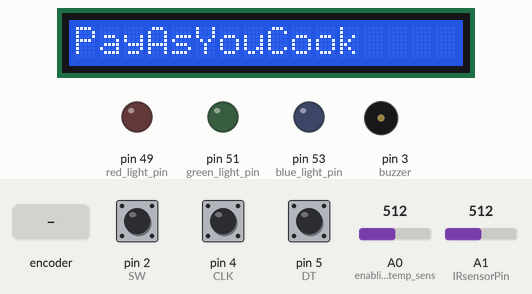
Recording of a sketch running on a simulated Arduino Mega 2560, built with avr-gcc and run on an emulated ATmega2560. On the bench: 16×1 character LCD, output pins drawn as LEDs (lit = HIGH), buzzer (waves = sounding, pin HIGH). The inputs (shaded band) are chosen by the test bench; at power-on: pin 2 (SW) HIGH, pin 4 (CLK) HIGH, pin 5 (DT) HIGH, A0 (enabling_analog_temp_sens) = 512, A1 (IRsensorPin) = 512. What the sketch prints to the serial monitor is not drawn.

Above: at 0.1 s.
1.8 s: rotary encoder on pin 4 (CLK) / pin 5 (DT) turned 1 step (first pin leading)
At 3.6 s:
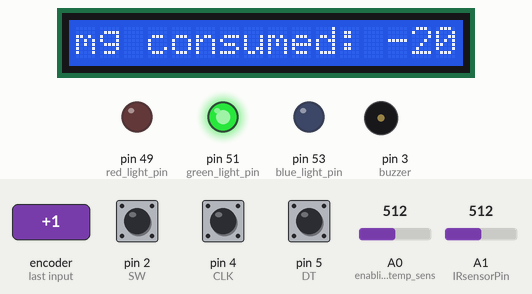
At 4.7 s:
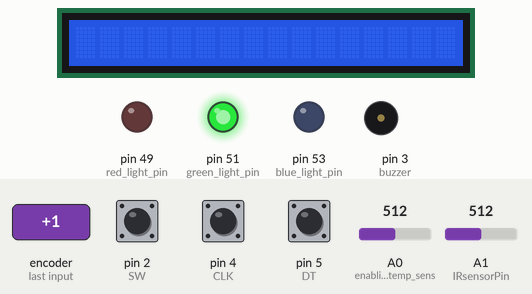
5.0 s: rotary encoder on pin 4 (CLK) / pin 5 (DT) turned 1 step (first pin leading)
At 5.6 s:
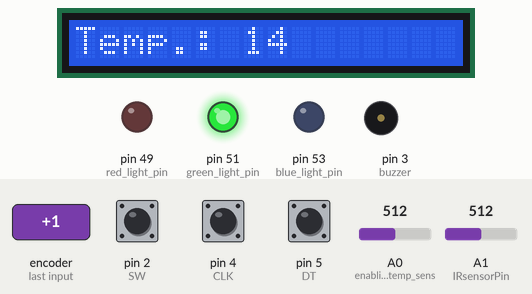
Timing chart, 0 to 8.0 s (numbered marks = the images above; inputs shaded):
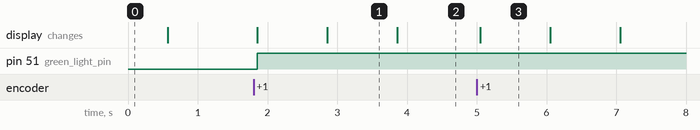

Measured:
- after the input at 1.8 s, pin 51 (green_light_pin): LOW → HIGH after 0.05 s; the display: first changes after 0.05 s (image 1 shows a later state)
- after the input at 5.0 s, the display: changes after 0.05 s (image 3)
- what the display in image 1 shows lasts 1.0 s, from 2.9 s to 3.9 s

The sketch:

arduino_codes.ino
```cpp
// Rotary Encoder Inputs
#define CLK 4
#define DT 5
#define SW 2
#include <LiquidCrystal.h>

const int rs = 7, en = 13, d4 = 11, d5 = 10, d6 = 9, d7 = 8;
LiquidCrystal lcd(rs, en, d4, d5, d6, d7);

int benchmark =200;

int counter = 0;
int currentStateCLK;
int lastStateCLK;
String currentDir ="";
unsigned long lastButtonPress = 0;
int i=0; //temperature sensor
int IRsensorPin=1;
const int buzzer = 3; //buzzer to arduino pin 1

int red_light_pin= 49;
int green_light_pin = 51;
int blue_light_pin = 53;

//int IRsensorPin = A1; // IR tracking sensor in place of gas sensor
int sensorValue = 0;

void setup() {

  // Set encoder pins as inputs
  pinMode(CLK,INPUT);
  pinMode(DT,INPUT);
  pinMode(SW, INPUT_PULLUP);

  pinMode(red_light_pin, OUTPUT);
  pinMode(green_light_pin, OUTPUT);
  pinMode(blue_light_pin, OUTPUT);

  pinMode(A0,INPUT); // enabling analog temp sensor
  pinMode(IRsensorPin,INPUT); // enabling analog tracking sensor
  pinMode(buzzer, OUTPUT); // Set buzzer - pin 1 as an output

  // Setup Serial Monitor
  Serial.begin(9600);
  lcd.begin(16, 1);
  lcd.print("PayAsYouCook");
  delay(500);
  lcd.clear();

  // Read the initial state of CLK
  lastStateCLK = digitalRead(CLK);

}

void loop() {


  // Read the current state of CLK
  currentStateCLK = digitalRead(CLK);

  // If last and current state of CLK are different, then pulse occurred
  // React to only 1 state change to avoid double count
  if (currentStateCLK != lastStateCLK  && currentStateCLK == 1){

    // If the DT state is different than the CLK state then
    // the encoder is rotating CCW so decrement
    if (digitalRead(DT) != currentStateCLK) {
      counter --;
      currentDir ="CCW";
    } else {
      // Encoder is rotating CW so increment
      counter ++;
      currentDir ="CW";
    }


    int i=analogRead(A0)*0.028;//reading temperature and calibrate in Celcius
    int consumption= counter*20;
    int sensorValue = analogRead (IRsensorPin);
    Serial.println(sensorValue,DEC);

        if (sensorValue < 100){
          lcd.print("LPG leakage !!!!");
          Serial.println(sensorValue);
          digitalWrite(buzzer, HIGH); // Send 1KHz sound signal..
          digitalWrite(green_light_pin, LOW);
          digitalWrite(red_light_pin, HIGH);
          delay(1000);
          digitalWrite(buzzer, LOW);
          digitalWrite(red_light_pin, LOW);


          }

        else{


    if(consumption <=benchmark){
      Serial.println("LPG milligram consumed");
      Serial.println(consumption);

        if (i<=30){
          lcd.print("Temp.: ");
          lcd.print(i,DEC);
          digitalWrite(green_light_pin, HIGH);
         }
        else{
         lcd.print("High Temperature ");
         digitalWrite(red_light_pin, HIGH);
         //tone(buzzer, 200); // Send 1KHz sound signal..

          }
      delay(1000);
      lcd.clear();
      lcd.print("mg consumed: ");
      lcd.print(consumption);
      delay(1000);
      lcd.clear();
      }
    else {
      Serial.println("Buy LPG");
      //Serial.println(consumption);
      //lcd.print("Temp.: ");
      //lcd.print(i,DEC);

      if (i<=30){
          lcd.print("Temp.: ");
          lcd.print(i,DEC);
          digitalWrite(green_light_pin, HIGH);
         }
        else{
         lcd.print("High Temperature ");
         digitalWrite(green_light_pin, LOW);
         digitalWrite(red_light_pin, HIGH);
         //tone(buzzer, 200); // Send 1KHz sound signal..

          }
      delay(1000);
      lcd.clear();
      lcd.print("Buy LPG ");
      digitalWrite(red_light_pin, HIGH);
      delay(1000);
      lcd.clear();

      }


    if (i>30){
      tone(buzzer, 200); // Send 1KHz sound signal...
      lcd.print("High temperature!");
      delay(1000);        // ...for 1 sec
      lcd.clear();
    }

  }
}

  // Remember last CLK state
  lastStateCLK = currentStateCLK;

  // Read the button state
  int btnState = digitalRead(SW);


  delay(1);

}
```
